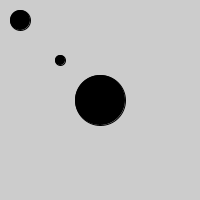
Frame 1 (no input)
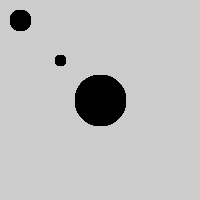
Frame 60 (the mouse pressed at the canvas centre just before this capture)
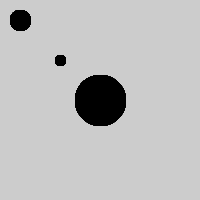
Frame 120 (the mouse held since frame 60 and released just before this capture)

The Processing sketch that drew these frames (run headless with seeded random() and noise(); from frame 60 on, the mouse is pressed at the canvas centre):

// Processing sketch: ReadingAssignment1Ex4CarolineYau
// ── ReadingAssignment1Ex4CarolineYau.pde
//Caroline Yau
//Reading Assignment 1

//Exercise 4

int x = 20;
void setup(){
  size(200, 200);
}

void draw(){
  fill(0);
  ellipse(x*5, x*5, x*2.5, x*2.5);
  ellipse(x, x, x, x);
  ellipse(x*3, x*3, x*0.5, x*0.5);
}
